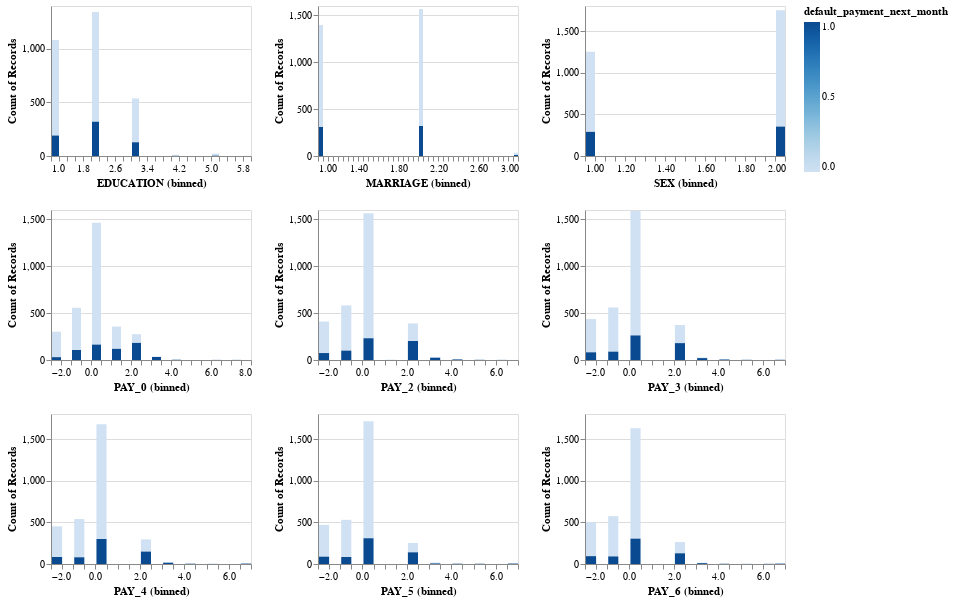

Notebook code for this chart:
### Markdown cell above
### Compareing the categorical and ordinal features in the two classes

### Code cell
cat_col = ["EDUCATION", "MARRIAGE", "SEX", "PAY_0", "PAY_2", "PAY_3", "PAY_4", "PAY_5", "PAY_6"]

alt.Chart(train_df).mark_bar().encode(
     alt.X(alt.repeat(), type='quantitative', bin=alt.Bin(maxbins=40)),
     y='count()',
     color='default_payment_next_month'
).properties(
    width=200,
    height=150
).repeat(
    cat_col,
    columns=3
)

### Figure 1 — Vega-Lite specification as saved in the notebook (floating-point values rounded to 4 significant figures; data arrays with more than 128 entries replaced by an {"elided": "..."} marker saying what was removed)
{"$schema": "https://vega.github.io/schema/vega-lite/v4.17.0.json", "columns": 3, "config": {"view": {"continuousHeight": 300, "continuousWidth": 400}}, "datasets": {"data-8ed934a55647d5712707548086e26729": {"elided": "3000 records"}}, "repeat": ["EDUCATION", "MARRIAGE", "SEX", "PAY_0", "PAY_2", "PAY_3", "PAY_4", "PAY_5", "PAY_6"], "spec": {"data": {"name": "data-8ed934a55647d5712707548086e26729"}, "encoding": {"color": {"field": "default_payment_next_month", "type": "quantitative"}, "x": {"bin": {"maxbins": 40}, "field": {"repeat": "repeat"}, "type": "quantitative"}, "y": {"aggregate": "count", "type": "quantitative"}}, "height": 150, "mark": "bar", "width": 200}}
